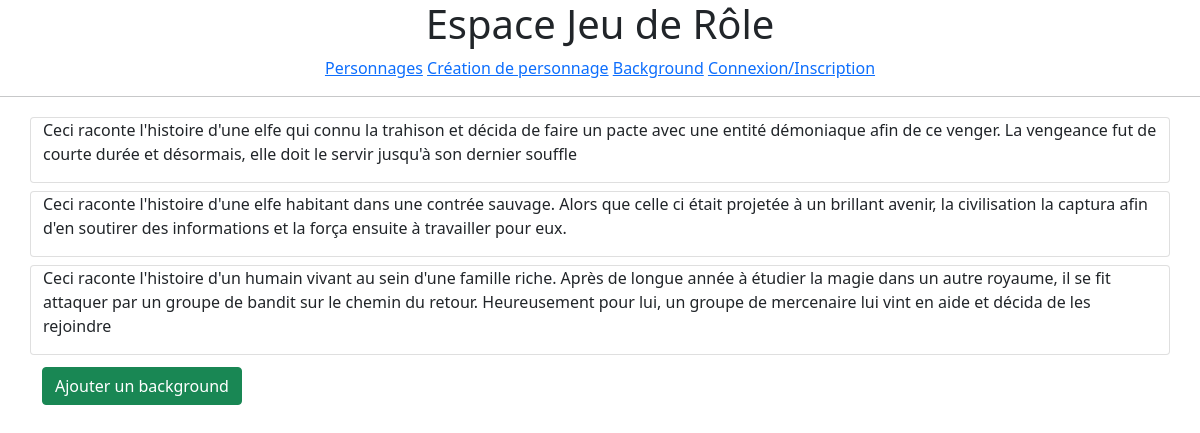
The app's page /background.php with its own data.
### tables this page shows
CREATE TABLE IF NOT EXISTS `descrption` (
  `id` int(11) NOT NULL AUTO_INCREMENT,
  `id_user` int(11) NOT NULL,
  `description` text NOT NULL,
  PRIMARY KEY (`id`)
);

### requete_sql.php (called while the page is built, shortened)
<?php
function getDescription(){
    $bdd = MyPDO::getInstance();
    $sql = $bdd->prepare("SELECT * from descrption");
    $sql->execute();
    return $sql->fetchAll();
}

### background.php (the view, shortened to what this page needs)
<?php
$header = include("header.php");
include "class/webpage.class.php";
include "requete_sql.php";
$html = $header;
$html .= <<<HTML
    <div class="container">
        <div class="row">
HTML;
    foreach(getDescription() as $donnee){
        $html .= <<<HTML
            <div class="card my-1">
                <p>$donnee[description]</p>
            </div>
HTML;
    }
$html .= <<<HTML
        </div>
        <button type="button" class="btn btn-success mt-2" onclick="document.getElementById('b_form').style.display='block'">Ajouter un background</button>
        <form method="post" style="display:none" id="b_form">
            <div>
                <label for="background">Entrez votre background : </label>
                <textarea name="background" class="w-100" style="height : 200px"></textarea>
                <button type="submit" style="float:right;">Valider</button>
            </div>
        </form>
    </div>
HTML;
$page = new WebPage("Backgrounds");
$page->appendContent($html);
$page->appendCssUrl("css/style.css");
$page->appendCssUrl("https://cdn.jsdelivr.net/npm/bootstrap@5.0.0-beta2/dist/css/bootstrap.min.css");
echo $page->buildPage();

### css/style.css (style rules this page uses)
* { margin: 0px; padding: 0px; font-family: 'Segoe UI', Tahoma, Geneva, Verdana, sans-serif; }

### records on screen
descrption: description "Ceci raconte l'histoire d'une elfe qui connu la trahison et décida de faire un pacte avec une entité démoniaque afin de ce venger. La vengeance fut de courte durée et désormais, elle doit le servir jusqu'à son dernier souffle"
descrption: description "Ceci raconte l'histoire d'une elfe habitant dans une contrée sauvage. Alors que celle ci était projetée à un brillant avenir, la civilisation la captura afin d'en soutirer des informations et la força ensuite à travailler pour eux."
descrption: description "Ceci raconte l'histoire d'un humain vivant au sein d'une famille riche. Après de longue année à étudier la magie dans un autre royaume, il se fit attaquer par un groupe de bandit sur le chemin du retour. Heureusement pour lui, un groupe de mercenaire lui vint en aide et décida de les rejoindre"
